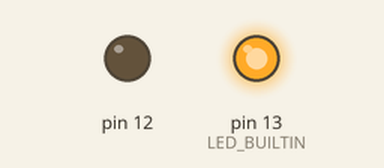
This sketch was run on a simulated Arduino Uno, built with avr-gcc and run on an emulated ATmega328P. Parts: output pins drawn as LEDs (lit = HIGH).

Above: at 5.0 s.
At 12.0 s:
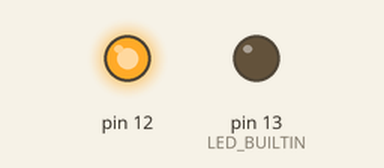
Timing chart, 0 to 18.2 s (numbered marks = the images above):
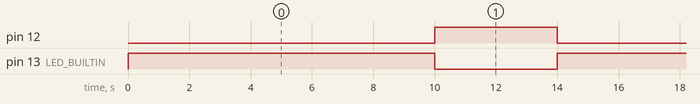

The sketch:

Codigo.ino
```cpp
/*
Practica informatica de dous leds que se encenden es e apagan alternativamente
Autor: Brais Rey Miron
Data: 12/12/2024
*/
// C++ code
//
void setup()
{
  pinMode(12, OUTPUT);
  pinMode(LED_BUILTIN, OUTPUT);
}

void loop()
{
  digitalWrite(12, LOW); //Apagado do pin 12 e Encendio do pin 13
  digitalWrite(LED_BUILTIN, HIGH);
  delay(10000); //Espera 10 segundo(s)
  digitalWrite(LED_BUILTIN, LOW); //Apagado pin 13 e Encendido pin 12
  digitalWrite(12, HIGH);
  delay(4000); //Espera 4 segundos(s)
}
```

Measured:
- by itself, pin 12: alternates HIGH for 4.0 s and LOW for 10.0 s
- by itself, pin 13 (LED_BUILTIN): alternates HIGH for 10.0 s and LOW for 4.0 s
